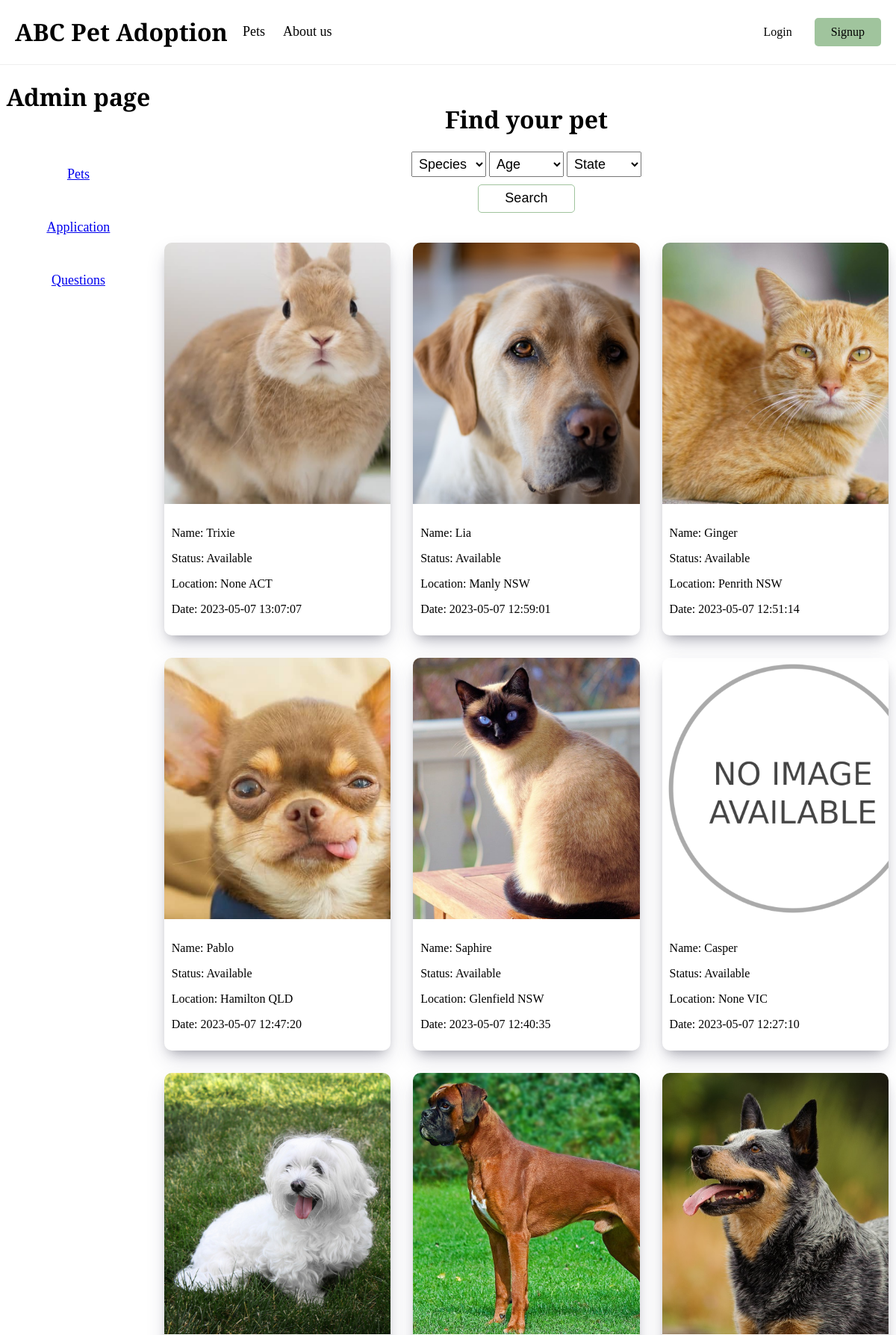
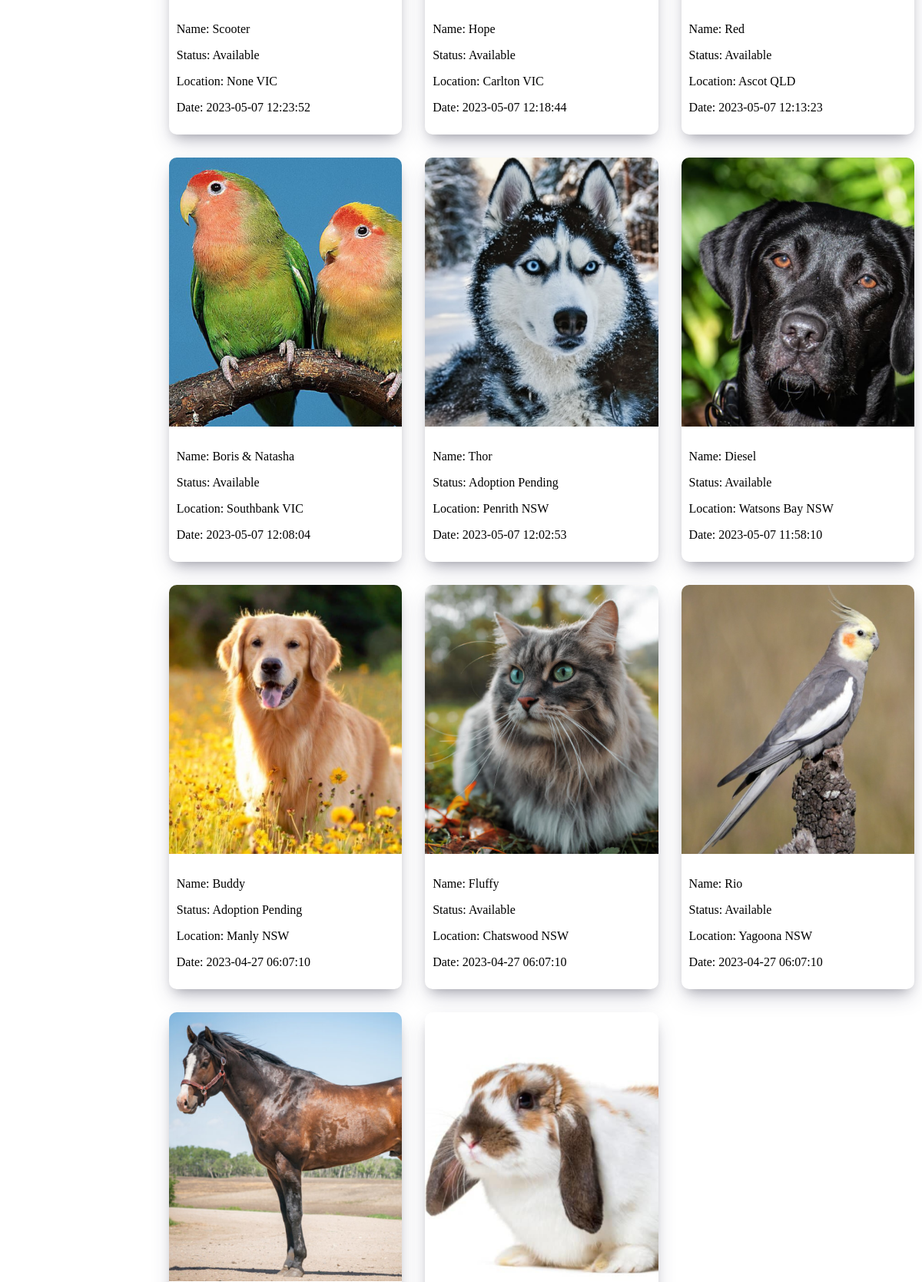
The page /admin (upper part) on the database its author committed (2 pictures, top to bottom).
### SEF/models.py (models this page shows, shortened)
class Pet(models.Model):
    name = models.CharField(max_length=100)
    species = models.CharField(max_length=100)
    breed = models.CharField(max_length=100)
    age = models.PositiveIntegerField()
    gender = models.CharField(max_length=50)
    description = models.CharField(max_length=500)
    image_path = models.CharField(max_length=100)
    status = models.CharField(max_length=100)
    suburb = models.CharField(max_length=100)
    state = models.CharField(max_length=100)
    fee = models.PositiveIntegerField()
    date_added = models.CharField(max_length=100)

### SEF/views.py (the view)
# urls.py: path("admin", views.admin),
def admin(request):
    pets = []
    category = 'All'
    if request.method == "POST":
        try:
            if request.POST:
                species = request.POST["species"].title()
                age = request.POST["age"]
                age_range= ''
                if age == '5':
                    age_range = [0,5]
                    age = "0~5 Years Old"
                if age == '6-9':
                    age_range = [6,9]
                    age = "6~9 Years Old"
                if age == '10':
                    age_range = [10,100]
                    age = "10~ Years Old"
                state = request.POST["state"]
                category = f"Category: {species}, {age}, {state}"
                pets = Pet.objects.all().filter(species=species, age__range=age_range, state=state).order_by("-date_added").values()
            else:
                pets = Pet.objects.all().order_by("-date_added").values()
            return render(
                request,
                'admin.html',
                context={
                    'pets': pets,
                    'category': category
                    }
                )
        except:
            pets = Pet.objects.all().order_by("-date_added").values()
            return render(
                request,
                'admin.html',
                context={
                    'pets': pets,
                    'category': f"Category: {category}",
                    'error_msg': "Invalid search, please select all options."
                    }
                )
    else:
        pets = Pet.objects.all().order_by("-date_added").values()
        return render(
            request,
            'admin.html',
            context={'pets': pets}
            )

### SEF/templates/admin.html (shortened to what this page needs)
<!DOCTYPE html>
<html lang="en">
<head>
    {% load static %}
    <link rel="stylesheet" type="text/css" href="{% static 'css/master.css' %}">
    <link rel="stylesheet" type="text/css" href="{% static 'css/admin.css' %}">
    <link rel="stylesheet" type="text/css" href="{% static 'css/Kiyo.css' %}">
</head>
<body>
    {% include 'layout/header.html' %}
    <div id="admin-container">
        <div id="container-left">
            <h1>Admin page</h1>
            <a href="/admin?page=pets">Pets</a>
            <a href="/admin?page=application">Application</a>
            <a href="/admin?page=questions">Questions</a>
        </div>
        <div id="pet-list-main">
            <form action="/search-pet" method="POST" id="search-pet" style="padding: 20px;">
                <h1>Find your pet</h1>
                <div>
                    <select name="species" id="species">
                        <option selected="true" disabled="disabled">Species</option>
                    </select>
                    <select name="age" id="age" required>
                        <option selected="true" disabled="disabled">Age</option>
                    </select>
                    <select name="state" id="state" required>
                        <option selected="true" disabled="disabled">State</option>
                    </select>
                </div>
                <button id="submit" type="submit">Search</button>
            </form>
            <div id="pets">
                {% if not pets %}
                    <h1>No result found.</h1>
                {% else %}
                    {% for pet in pets %}
                    <div href="/pet-detail?pet_id={{ pet.id }}" id="pet-box">
                        <div id="pet-img">
                            <img src="static/{{ pet.image_path }}" alt="{{ pet.name }} image">
                        </div>
                        <div id="pet-feature">
                            <p>Name: {{ pet.name }}</p>
                            <p>Status: {{ pet.status }}</p>
                            <p>Location: {{ pet.suburb }} {{ pet.state }}
                            <p>Date: {{ pet.date_added }}</p>
                        </div>
                    </div>
                    {% endfor %}
                {% endif %}
            </div>
        </div>
    </div>
</body>
</html>

### SEF/templates/layout/header.html (shortened to what this page needs)
{% load static %}
<header id="header-desktop">
    <div id="header-left">
        <h1><a href="/" id="logo">ABC Pet Adoption</a></h1>
        <div>
            <a href="/pet-list">Pets</a>
            <a href="/about-us">About us</a>
        </div>
    </div>
    {% if request.session.login_user %}
        <div id="header-right">
            {% if request.session.login_user == 1 %}
            <a href="/admin" id="login">Admin</a>
            {% endif %}
            <a href="/pet-form">Adopt a pet</a>
            <a href="/logout" id="signup">Logout</a>
        </div>
    {% else %}
        <div id="header-right">
            <a href="/authentication?auth_method=login" id="login">Login</a>
            <a href="/authentication?auth_method=signup" id="signup">Signup</a>
        </div>
    {% endif %}
</header>

### SEF/static/css/master.css (style rules this page uses)
html, body { font-family: 'Young Serif', serif; margin: 0; padding: 0; }
#header-desktop { width: 100%; margin: auto; height: fit-content; display: flex; flex-direction: row; align-items: center; border-bottom: 1px solid #efefef; }
#header-left { width: 70%; display: flex; flex-direction: row; justify-content: start; align-items: center; gap: 20px; margin-left: 20px ; }
#logo { text-decoration: none; color: black; }
#header-left div a { margin-right: 20px; font-size: 18px; color: black; text-decoration: none; }
#header-right { width: 30%; display: flex; flex-direction: row; justify-content: end; align-items: center; gap: 10px; margin-right: 20px; }
#header-right a { text-decoration: none; color: black; padding: 8px 20px; border-radius: 5px; }
#signup { border: 2px solid #A0C49D; background-color: #A0C49D; color: white; border-radius: 10px; }

### SEF/static/css/admin.css (style rules this page uses)
#admin-container { width: 100%; height: fit-content; display: flex; flex-direction: row; }
#container-left { width: 20%; height: fit-content; display: flex; flex-direction: column; align-items: center; }
#container-left a { cursor: pointer; font-size: 18px; margin-top: 50px; }

### SEF/static/css/Kiyo.css (style rules this page uses)
#search-pet { display: flex; flex-direction: column; justify-content: center; align-items: center; }
#search-pet select { width: 100px; height: 34px; padding: 3px 5px; font-size: 18px; cursor: pointer; }
#submit { margin-top: 10px; width: 130px; height: 38px; border-radius: 5px; border: 1px solid #A0C49D; background-color: white; cursor: pointer; font-size: 18px; }
#pets { width: 100%; display: grid; grid-template-columns: auto auto auto; flex-direction: row; justify-content: center; align-items: center; gap: 30px; }
#pet-box { width: 100%; height: 100%; display: flex; flex-direction: column; box-shadow: rgba(50, 50, 93, 0.25) 0px 13px 27px -5px, rgba(0, 0, 0, 0.3) 0px 8px 16px -8px; text-decoration: none; border-radius: 10px; color: black; overflow: hidden; }
#pet-img img { width: 350px; }
#pet-feature { padding: 10px; }
#pet-list-main { padding: 10px; }

### rows shown on the page
Pet: image_path (picture), name "Trixie", status "Available", suburb "None", state "ACT", date_added "2023-05-07 13:07:07"
Pet: image_path (picture), name "Lia", status "Available", suburb "Manly", state "NSW", date_added "2023-05-07 12:59:01"
Pet: image_path (picture), name "Ginger", status "Available", suburb "Penrith", state "NSW", date_added "2023-05-07 12:51:14"
Pet: image_path (picture), name "Pablo", status "Available", suburb "Hamilton", state "QLD", date_added "2023-05-07 12:47:20"
Pet: image_path (picture), name "Saphire", status "Available", suburb "Glenfield", state "NSW", date_added "2023-05-07 12:40:35"
Pet: image_path (placeholder picture), name "Casper", status "Available", suburb "None", state "VIC", date_added "2023-05-07 12:27:10"
Pet: image_path (picture), name "Scooter", status "Available", suburb "None", state "VIC", date_added "2023-05-07 12:23:52"
Pet: image_path (picture), name "Hope", status "Available", suburb "Carlton", state "VIC", date_added "2023-05-07 12:18:44"
Pet: image_path (picture), name "Red", status "Available", suburb "Ascot", state "QLD", date_added "2023-05-07 12:13:23"
Pet: image_path (picture), name "Boris & Natasha", status "Available", suburb "Southbank", state "VIC", date_added "2023-05-07 12:08:04"
Pet: image_path (picture), name "Thor", status "Adoption Pending", suburb "Penrith", state "NSW", date_added "2023-05-07 12:02:53"
Pet: image_path (picture), name "Diesel", status "Available", suburb "Watsons Bay", state "NSW", date_added "2023-05-07 11:58:10"
Pet: image_path (picture), name "Buddy", status "Adoption Pending", suburb "Manly", state "NSW", date_added "2023-04-27 06:07:10"
Pet: image_path (picture), name "Fluffy", status "Available", suburb "Chatswood", state "NSW", date_added "2023-04-27 06:07:10"
Pet: image_path (picture), name "Rio", status "Available", suburb "Yagoona", state "NSW", date_added "2023-04-27 06:07:10"
Pet: image_path (picture)
Pet: image_path (picture)
